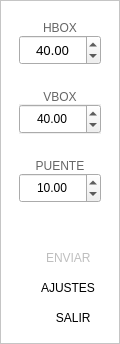
        <widget class="QFrame" name="frame_lateral_2">
         <property name="minimumSize">
          <size>
           <width>120</width>
           <height>0</height>
          </size>
         </property>
         <property name="maximumSize">
          <size>
           <width>120</width>
           <height>16777215</height>
          </size>
         </property>
         <property name="sizeIncrement">
          <size>
           <width>0</width>
           <height>0</height>
          </size>
         </property>
         <property name="styleSheet">
          <string notr="true">QFrame{
background-color: rgb(255, 255, 255)
;}

QPushButton{
font: 87 8pt &quot;Arial Black&quot;;
	
border-radius:0px;
}

QPushButton:hover{

background-color: qlineargradient(spread:pad, x1:0, y1:0, x2:1, y2:0, stop:0  white, stop:0.05  white, stop:0.98 rgb(12, 185, 107,60%), stop:1 rgb(12, 185, 107,60%));
font: 87 8pt &quot;Arial Black&quot;;
border-top-right-radius: 15px;
border-bottom-right-radius: 15px;

}</string>
         </property>
         <property name="frameShape">
          <enum>QFrame::StyledPanel</enum>
         </property>
         <property name="frameShadow">
          <enum>QFrame::Raised</enum>
         </property>
         <property name="lineWidth">
          <number>0</number>
         </property>
         <layout class="QVBoxLayout" name="verticalLayout_3">
          <property name="spacing">
           <number>0</number>
          </property>
          <property name="leftMargin">
           <number>0</number>
          </property>
          <property name="topMargin">
           <number>20</number>
          </property>
          <property name="rightMargin">
           <number>0</number>
          </property>
          <property name="bottomMargin">
           <number>10</number>
          </property>
          <item>
           <widget class="QLineEdit" name="linea_forma_tipo">
            <property name="maximumSize">
             <size>
              <width>16777215</width>
              <height>0</height>
             </size>
            </property>
            <property name="styleSheet">
             <string notr="true">background-color: rgba(0,0,0,0%);
color: rgb(0, 0, 0,0%);
font: 75 9pt &quot;MS Shell Dlg 2&quot;;
border:0px;</string>
            </property>
           </widget>
          </item>
          <item>
           <widget class="QLabel" name="label_HBOX">
            <property name="minimumSize">
             <size>
              <width>0</width>
              <height>0</height>
             </size>
            </property>
            <property name="maximumSize">
             <size>
              <width>16777215</width>
              <height>16777215</height>
             </size>
            </property>
            <property name="styleSheet">
             <string notr="true">font: 87 10pt &quot;Arial Black&quot;;
color: rgb(0, 0, 0,60%);</string>
            </property>
            <property name="text">
             <string>HBOX</string>
            </property>
            <property name="alignment">
             <set>Qt::AlignCenter</set>
            </property>
           </widget>
          </item>
          <item>
           <layout class="QHBoxLayout" name="horizontalLayout_14">
            <property name="spacing">
             <number>0</number>
            </property>
            <item>
             <spacer name="horizontalSpacer_8">
              <property name="orientation">
               <enum>Qt::Horizontal</enum>
              </property>
              <property name="sizeType">
               <enum>QSizePolicy::Fixed</enum>
              </property>
              <property name="sizeHint" stdset="0">
               <size>
                <width>18</width>
                <height>20</height>
               </size>
              </property>
             </spacer>
            </item>
            <item>
             <widget class="QDoubleSpinBox" name="HBOX">
              <property name="minimumSize">
               <size>
                <width>0</width>
                <height>30</height>
               </size>
              </property>
              <property name="maximumSize">
               <size>
                <width>16777215</width>
                <height>30</height>
               </size>
              </property>
              <property name="font">
               <font>
                <family>Arial Black</family>
                <pointsize>10</pointsize>
                <weight>10</weight>
                <italic>false</italic>
                <bold>false</bold>
               </font>
              </property>
              <property name="styleSheet">
               <string notr="true">QDoubleSpinBox{ font: 87 10pt &quot;Arial Black&quot;;}


QDoubleSpinBox:hover{

}</string>
              </property>
              <property name="alignment">
               <set>Qt::AlignCenter</set>
              </property>
              <property name="accelerated">
               <bool>false</bool>
              </property>
              <property name="maximum">
               <double>99.989999999999995</double>
              </property>
              <property name="value">
               <double>40.000000000000000</double>
              </property>
             </widget>
            </item>
            <item>
             <spacer name="horizontalSpacer_7">
              <property name="orientation">
               <enum>Qt::Horizontal</enum>
              </property>
              <property name="sizeType">
               <enum>QSizePolicy::Fixed</enum>
              </property>
              <property name="sizeHint" stdset="0">
               <size>
                <width>18</width>
                <height>20</height>
               </size>
              </property>
             </spacer>
            </item>
           </layout>
          </item>
          <item>
           <spacer name="verticalSpacer">
            <property name="orientation">
             <enum>Qt::Vertical</enum>
            </property>
            <property name="sizeType">
             <enum>QSizePolicy::Fixed</enum>
            </property>
            <property name="sizeHint" stdset="0">
             <size>
              <width>20</width>
              <height>25</height>
             </size>
            </property>
           </spacer>
          </item>
          <item>
           <widget class="QLabel" name="label_VBOX">
            <property name="styleSheet">
             <string notr="true">font: 87 10pt &quot;Arial Black&quot;;
color: rgb(0, 0, 0,60%);</string>
            </property>
            <property name="frameShape">
             <enum>QFrame::NoFrame</enum>
            </property>
            <property name="frameShadow">
             <enum>QFrame::Plain</enum>
            </property>
            <property name="text">
             <string>VBOX</string>
            </property>
            <property name="scaledContents">
             <bool>false</bool>
            </property>
            <property name="alignment">
             <set>Qt::AlignCenter</set>
            </property>
            <property name="wordWrap">
             <bool>false</bool>
            </property>
            <property name="margin">
             <number>0</number>
            </property>
           </widget>
          </item>
          <item>
           <layout class="QHBoxLayout" name="horizontalLayout_15">
            <property name="spacing">
             <number>0</number>
            </property>
            <item>
             <spacer name="horizontalSpacer_10">
              <property name="orientation">
               <enum>Qt::Horizontal</enum>
              </property>
              <property name="sizeType">
               <enum>QSizePolicy::Fixed</enum>
              </property>
              <property name="sizeHint" stdset="0">
               <size>
                <width>18</width>
                <height>20</height>
               </size>
              </property>
             </spacer>
            </item>
            <item>
             <widget class="QDoubleSpinBox" name="VBOX">
              <property name="minimumSize">
               <size>
                <width>0</width>
                <height>30</height>
               </size>
              </property>
              <property name="maximumSize">
               <size>
                <width>16777215</width>
                <height>30</height>
               </size>
              </property>
              <property name="autoFillBackground">
               <bool>true</bool>
              </property>
              <property name="styleSheet">
               <string notr="true">QDoubleSpinBox{ font: 87 10pt &quot;Arial Black&quot;;}


QDoubleSpinBox:hover{



}</string>
              </property>
              <property name="alignment">
               <set>Qt::AlignCenter</set>
              </property>
              <property name="maximum">
               <double>99.989999999999995</double>
              </property>
              <property name="value">
               <double>40.000000000000000</double>
              </property>
             </widget>
            </item>
            <item>
             <spacer name="horizontalSpacer_9">
              <property name="orientation">
               <enum>Qt::Horizontal</enum>
              </property>
              <property name="sizeType">
               <enum>QSizePolicy::Fixed</enum>
              </property>
              <property name="sizeHint" stdset="0">
               <size>
                <width>18</width>
                <height>20</height>
               </size>
              </property>
             </spacer>
            </item>
           </layout>
          </item>
          <item>
           <spacer name="verticalSpacer_6">
            <property name="orientation">
             <enum>Qt::Vertical</enum>
            </property>
            <property name="sizeType">
             <enum>QSizePolicy::Fixed</enum>
            </property>
            <property name="sizeHint" stdset="0">
             <size>
              <width>20</width>
              <height>25</height>
             </size>
            </property>
           </spacer>
          </item>
          <item>
           <widget class="QLabel" name="label_3">
            <property name="styleSheet">
             <string notr="true">font: 87 10pt &quot;Arial Black&quot;;
color: rgb(0, 0, 0,60%);</string>
            </property>
            <property name="text">
             <string>PUENTE</string>
            </property>
            <property name="alignment">
             <set>Qt::AlignCenter</set>
            </property>
           </widget>
          </item>
          <item>
           <layout class="QHBoxLayout" name="horizontalLayout_16">
            <property name="spacing">
             <number>0</number>
            </property>
            <item>
             <spacer name="horizontalSpacer_12">
              <property name="orientation">
               <enum>Qt::Horizontal</enum>
              </property>
              <property name="sizeType">
               <enum>QSizePolicy::Fixed</enum>
              </property>
              <property name="sizeHint" stdset="0">
               <size>
                <width>18</width>
                <height>20</height>
               </size>
              </property>
             </spacer>
            </item>
            <item>
             <widget class="QDoubleSpinBox" name="puente">
              <property name="minimumSize">
               <size>
                <width>0</width>
                <height>30</height>
               </size>
              </property>
              <property name="styleSheet">
               <string notr="true">QDoubleSpinBox{ font: 87 10pt &quot;Arial Black&quot;;}


QDoubleSpinBox:hover{
}
</string>
              </property>
              <property name="alignment">
               <set>Qt::AlignCenter</set>
              </property>
              <property name="maximum">
               <double>30.000000000000000</double>
              </property>
              <property name="singleStep">
               <double>0.100000000000000</double>
              </property>
              <property name="value">
               <double>10.000000000000000</double>
              </property>
             </widget>
            </item>
            <item>
             <spacer name="horizontalSpacer_11">
              <property name="orientation">
               <enum>Qt::Horizontal</enum>
              </property>
              <property name="sizeType">
               <enum>QSizePolicy::Fixed</enum>
              </property>
              <property name="sizeHint" stdset="0">
               <size>
                <width>18</width>
                <height>20</height>
               </size>
              </property>
             </spacer>
            </item>
           </layout>
          </item>
          <item>
           <spacer name="verticalSpacer_2">
            <property name="orientation">
             <enum>Qt::Vertical</enum>
            </property>
            <property name="sizeHint" stdset="0">
             <size>
              <width>20</width>
              <height>40</height>
             </size>
            </property>
           </spacer>
          </item>
          <item>
           <widget class="QPushButton" name="btn_enviar">
            <property name="enabled">
             <bool>false</bool>
            </property>
            <property name="minimumSize">
             <size>
              <width>0</width>
              <height>30</height>
             </size>
            </property>
            <property name="layoutDirection">
             <enum>Qt::RightToLeft</enum>
            </property>
            <property name="text">
             <string>       ENVIAR  </string>
            </property>
            <property name="icon">
             <iconset>
              <normaloff>Icons/dm.png</normaloff>Icons/dm.png</iconset>
            </property>
            <property name="iconSize">
             <size>
              <width>23</width>
              <height>23</height>
             </size>
            </property>
            <property name="checkable">
             <bool>false</bool>
            </property>
            <property name="checked">
             <bool>false</bool>
            </property>
            <property name="autoRepeat">
             <bool>false</bool>
            </property>
            <property name="autoExclusive">
             <bool>false</bool>
            </property>
           </widget>
          </item>
          <item>
           <widget class="QPushButton" name="btn_configuracion">
            <property name="minimumSize">
             <size>
              <width>0</width>
              <height>30</height>
             </size>
            </property>
            <property name="maximumSize">
             <size>
              <width>16777215</width>
              <height>30</height>
             </size>
            </property>
            <property name="cursor">
             <cursorShape>ArrowCursor</cursorShape>
            </property>
            <property name="contextMenuPolicy">
             <enum>Qt::ActionsContextMenu</enum>
            </property>
            <property name="acceptDrops">
             <bool>false</bool>
            </property>
            <property name="layoutDirection">
             <enum>Qt::RightToLeft</enum>
            </property>
            <property name="styleSheet">
             <string notr="true"/>
            </property>
            <property name="text">
             <string>      AJUSTES </string>
            </property>
            <property name="icon">
             <iconset>
              <normaloff>Icons/ajuste.png</normaloff>Icons/ajuste.png</iconset>
            </property>
            <property name="iconSize">
             <size>
              <width>25</width>
              <height>25</height>
             </size>
            </property>
            <property name="checkable">
             <bool>false</bool>
            </property>
            <property name="autoRepeat">
             <bool>false</bool>
            </property>
            <property name="autoExclusive">
             <bool>false</bool>
            </property>
            <property name="autoRepeatDelay">
             <number>300</number>
            </property>
            <property name="autoRepeatInterval">
             <number>100</number>
            </property>
            <property name="autoDefault">
             <bool>true</bool>
            </property>
            <property name="default">
             <bool>false</bool>
            </property>
            <property name="flat">
             <bool>true</bool>
            </property>
           </widget>
          </item>
          <item>
           <widget class="QPushButton" name="btn_salir">
            <property name="minimumSize">
             <size>
              <width>0</width>
              <height>30</height>
             </size>
            </property>
            <property name="maximumSize">
             <size>
              <width>16777215</width>
              <height>30</height>
             </size>
            </property>
            <property name="focusPolicy">
             <enum>Qt::WheelFocus</enum>
            </property>
            <property name="acceptDrops">
             <bool>false</bool>
            </property>
            <property name="layoutDirection">
             <enum>Qt::RightToLeft</enum>
            </property>
            <property name="styleSheet">
             <string notr="true"/>
            </property>
            <property name="text">
             <string>          SALIR  </string>
            </property>
            <property name="icon">
             <iconset>
              <normaloff>Icons/cruzar.png</normaloff>Icons/cruzar.png</iconset>
            </property>
            <property name="iconSize">
             <size>
              <width>25</width>
              <height>25</height>
             </size>
            </property>
            <property name="checkable">
             <bool>false</bool>
            </property>
            <property name="autoExclusive">
             <bool>false</bool>
            </property>
            <property name="autoRepeatDelay">
             <number>300</number>
            </property>
            <property name="autoDefault">
             <bool>true</bool>
            </property>
            <property name="default">
             <bool>false</bool>
            </property>
            <property name="flat">
             <bool>true</bool>
            </property>
           </widget>
          </item>
         </layout>
        </widget>
